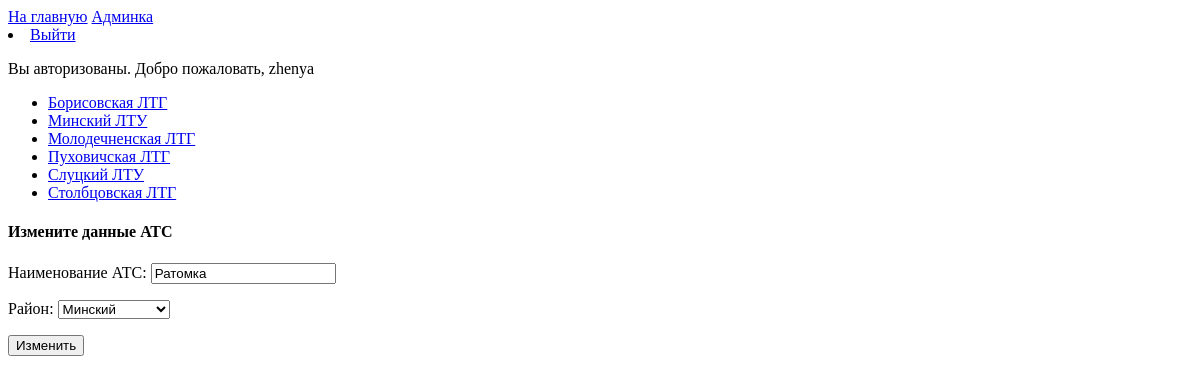
The app's page /edit_ats/ratomka/ (signed in), older data.
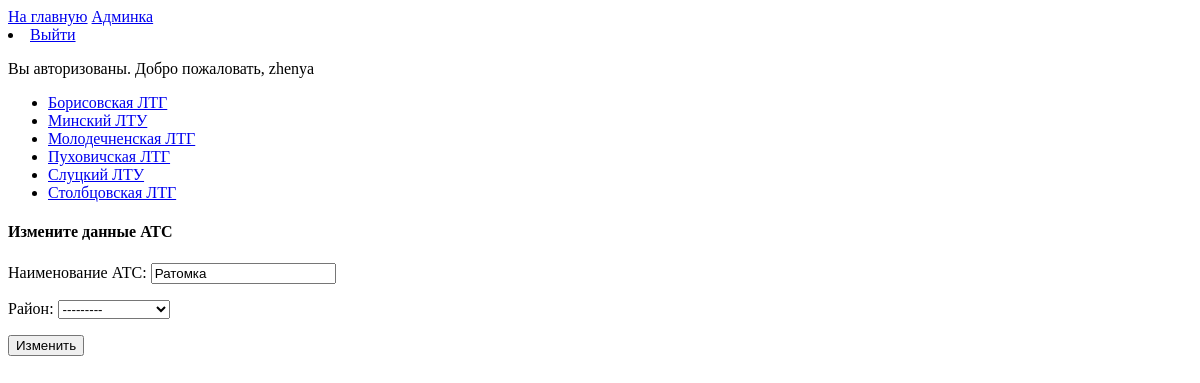
The same page, newer data.
### ats/models.py (models this page shows, shortened)
class Ats(models.Model):
    name = models.CharField(max_length=20, verbose_name='Наименование АТС')
    slug = models.SlugField(max_length=255, unique=True, db_index=True, verbose_name="URL")
    area = models.ForeignKey('Area', on_delete=models.CASCADE, verbose_name='Район')
    class Meta:
        verbose_name = 'АТС'
        verbose_name_plural = 'АТС'
        ordering = ['name']

class Area(models.Model):
    name = models.CharField(max_length=20, verbose_name='Наименование района')
    slug = models.SlugField(max_length=255, unique=True, db_index=True, verbose_name="URL")
    department = models.ManyToManyField('Department', related_name="areas", verbose_name='Подразделение')
    def __str__(self):
        return self.name
    class Meta:
        verbose_name = 'Районы'
        verbose_name_plural = 'Районы'
        ordering = ['name']

### ats/views.py (the view)
# urls.py: path('edit_ats/<slug:ats_slug>/', AtsUpdateView.as_view(), name='edit_ats'),
class AtsUpdateView(LoginRequiredMixin, UpdateView):
    login_url = '/login/'
    redirect_field_name = 'redirect_to'
    model = Ats
    template_name = 'ats/edit_ats.html'
    context_object_name = 'ats'
    fields = ['name', 'area']
    def get_object(self, queryset=None):
        return Ats.objects.get(slug=self.kwargs.get("ats_slug"))

### ats/models.py (called while the page is built)
    def get_absolute_url(self):
        return reverse('area', kwargs={'dep_slug': self.slug})

### ats/templatetags/dep_tag.py (called while the page is built)
@register.simple_tag(name='getdep')
def get_department():
    return Department.objects.all()

### ats/templates/ats/edit_ats.html (shortened to what this page needs)
{% extends 'ats/base.html' %}
{% block content %}
    <h4>Измените данные АТС {{ at.name }}</h4>
    <form method="post">
        {{ form.as_p }}
        <button type="submit">Изменить</button>
    </form>
{% endblock %}

Row changes from the older to the newer data that the page shows:
changed Ats "Ратомка": area "Минский" → "---------"
